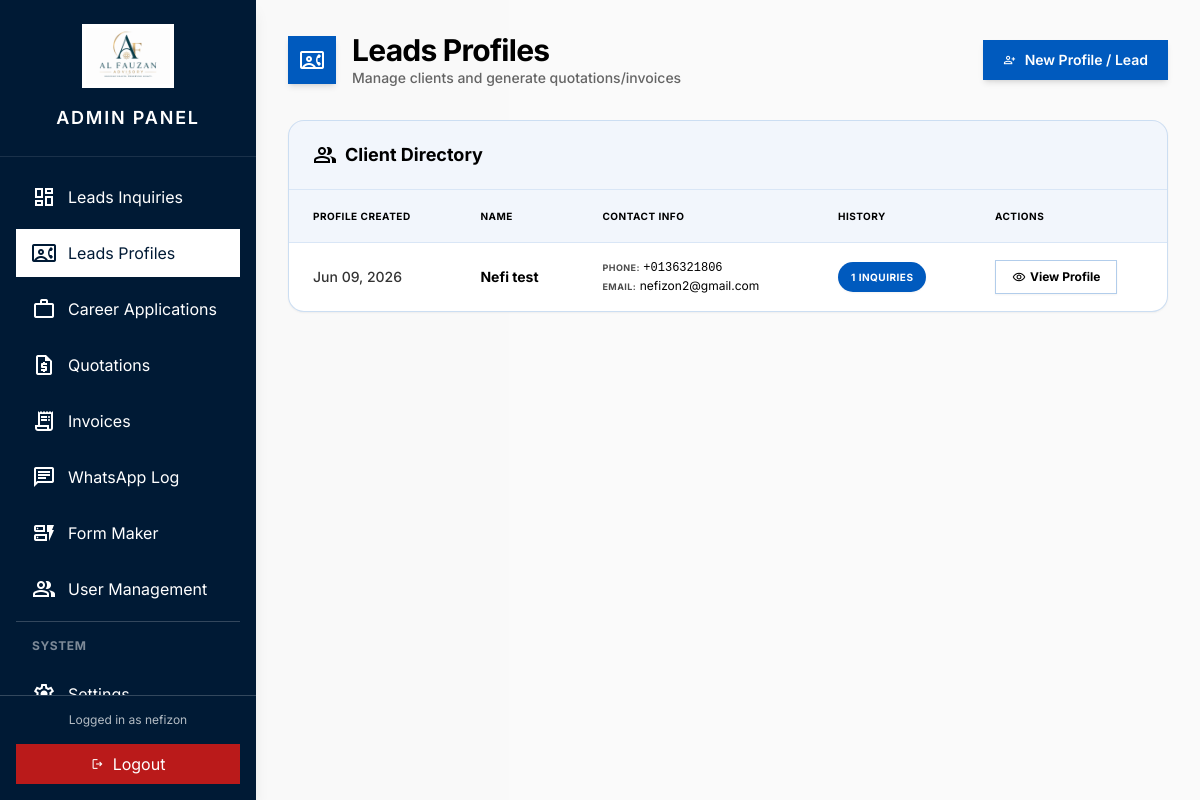
The page /leads-profiles.php (signed in) on the database its author committed.
### tables this page shows
CREATE TABLE `leads_profile` (
  `id` int NOT NULL,
  `phone_number` varchar(20) NOT NULL,
  `full_name` varchar(100) NOT NULL,
  `email_address` varchar(100) DEFAULT NULL,
  `created_at` timestamp NULL DEFAULT CURRENT_TIMESTAMP,
  `updated_at` timestamp NULL DEFAULT CURRENT_TIMESTAMP ON UPDATE CURRENT_TIMESTAMP,
  `profile_notes` text,
  `ic_number` varchar(20) DEFAULT NULL,
  `address` text,
  `date_of_birth` date DEFAULT NULL,
  `gender` enum('Male','Female','Other') DEFAULT NULL
);

### leads-profiles.php (the view, shortened to what this page needs)
<?php
require_once __DIR__ . '/includes/db.php';
require_once __DIR__ . '/includes/header.php';
require_once __DIR__ . '/includes/sidebar.php';
$stmt = $pdo->query("SELECT p.*, COUNT(l.id) as inquiry_count FROM leads_profile p LEFT JOIN leads l ON p.id = l.leads_profile_id GROUP BY p.id ORDER BY p.created_at DESC");
$profiles = $stmt->fetchAll(PDO::FETCH_OBJ);
?>
<div class="mb-8 flex justify-between items-center">
    <div class="flex items-center gap-4">
        <div class="w-12 h-12 bg-[#005abe] text-white rounded-xl flex items-center justify-center shadow-md">
            <span class="material-symbols-outlined">contact_phone</span>
        </div>
        <div>
            <h1 class="text-3xl font-bold text-black tracking-tight">Leads Profiles</h1>
            <p class="text-black/60 text-sm font-medium">Manage clients and generate quotations/invoices</p>
        </div>
    </div>
    <button onclick="openLeadModal()"
            class="flex items-center gap-2 bg-[#005abe] text-white px-5 py-2.5 rounded-xl font-semibold text-sm hover:bg-[#0047a0] active:scale-95 transition-all shadow-md">
        <span class="material-symbols-outlined text-sm">person_add</span>
        New Profile / Lead
    </button>
</div>
<div class="bg-white border border-[#005abe]/20 shadow-sm rounded-2xl overflow-hidden mb-12 transition-all duration-300 hover:shadow-xl hover:-translate-y-1">
    <div class="bg-[#005abe]/5 px-6 py-5 border-b border-[#005abe]/10 flex justify-between items-center">
        <h2 class="text-lg font-bold text-black flex items-center gap-2">
            <span class="material-symbols-outlined text-black">group</span> Client Directory
        </h2>
    </div>
    <div class="p-0 overflow-x-auto">
        <table class="w-full text-left text-sm text-black">
            <thead class="bg-[#005abe]/5 text-black font-bold text-[10px] uppercase tracking-wider">
                <tr>
                    <th class="px-6 py-4 border-b border-[#005abe]/10">Profile Created</th>
                    <th class="px-6 py-4 border-b border-[#005abe]/10">Name</th>
                    <th class="px-6 py-4 border-b border-[#005abe]/10">Contact Info</th>
                    <th class="px-6 py-4 border-b border-[#005abe]/10">History</th>
                    <th class="px-6 py-4 border-b border-[#005abe]/10">Actions</th>
                </tr>
            </thead>
            <tbody class="divide-y divide-blue-900/10">
                <?php if (count($profiles) > 0): ?>
                    <?php foreach ($profiles as $profile): ?>
                        <tr class="group hover:bg-[#005abe]/5 transition-all duration-200">
                            <td class="px-6 py-4 whitespace-nowrap font-medium text-black/80 group-hover:text-black transition-colors"><?= htmlspecialchars(date('M d, Y', strtotime($profile->created_at))) ?></td>
                            <td class="px-6 py-4 font-bold text-black group-hover:translate-x-1 transition-transform"><?= htmlspecialchars($profile->full_name) ?></td>
                            <td class="px-6 py-4">
                                <div class="text-black/60 text-xs mb-0.5"><span class="font-bold text-black/70 uppercase text-[9px] tracking-wider">Phone:</span> <span class="font-mono text-black">+<?= htmlspecialchars($profile->phone_number) ?></span></div>
                                <div class="text-black/60 text-xs"><span class="font-bold text-black/70 uppercase text-[9px] tracking-wider">Email:</span> <a href="mailto:<?= htmlspecialchars($profile->email_address) ?>" class="hover:underline text-black"><?= htmlspecialchars($profile->email_address) ?></a></div>
                            </td>
                            <td class="px-6 py-4">
                                <span class="inline-flex items-center justify-center px-3 py-1 bg-[#005abe] text-white text-[10px] rounded-full font-bold uppercase tracking-wider group-hover:scale-105 transition-transform border border-[#005abe]/20 shadow-sm">
                                    <?= $profile->inquiry_count ?> Inquiries
                                </span>
                            </td>
                            <td class="px-6 py-4">
                                <a href="<?= BASE_PATH ?>/view-profile.php?id=<?= $profile->id ?>" class="inline-flex text-black hover:text-white font-bold text-xs items-center gap-1 bg-white hover:bg-[#005abe] px-4 py-2 rounded-lg transition-all border border-[#005abe]/30 active:scale-95 shadow-sm">
                                    <span class="material-symbols-outlined text-[14px]">visibility</span> View Profile
                                </a>
                            </td>
                        </tr>
                    <?php endforeach; ?>
                <?php endif; ?>
            </tbody>
        </table>
    </div>
</div>
<?php require_once __DIR__ . '/includes/footer.php'; ?>

### includes/header.php (style rules this page uses)
.page-item { opacity: 0; animation: kSlideUp 0.45s cubic-bezier(.16,1,.3,1) both; }
tbody tr { opacity: 0; animation: kFadeIn 0.3s ease both; }

### rows shown on the page
leads_profile: created_at "Jun 09, 2026", full_name "Nefi test", phone_number "0136321806", email_address "nefizon2@gmail.com", inquiry_count "1"

### other values the page prints
$_SESSION['admin_username'] "nefizon"
